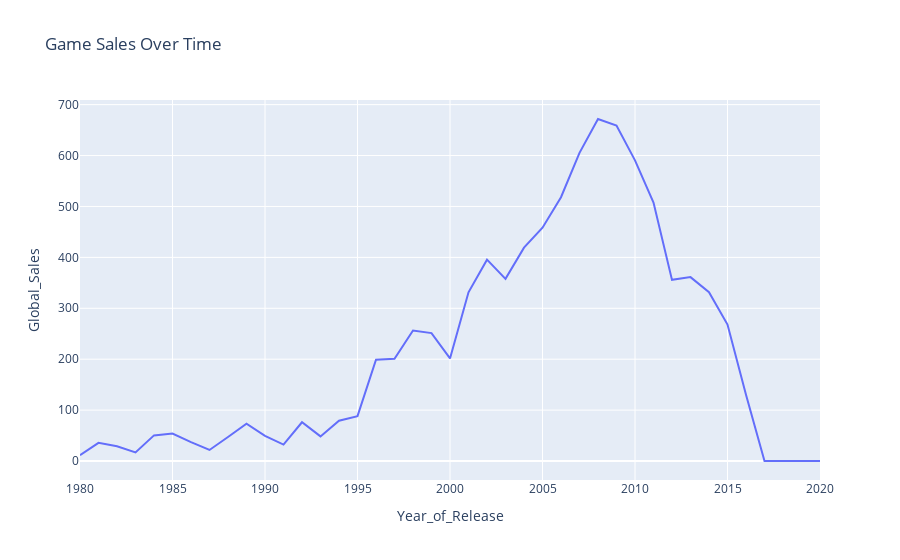
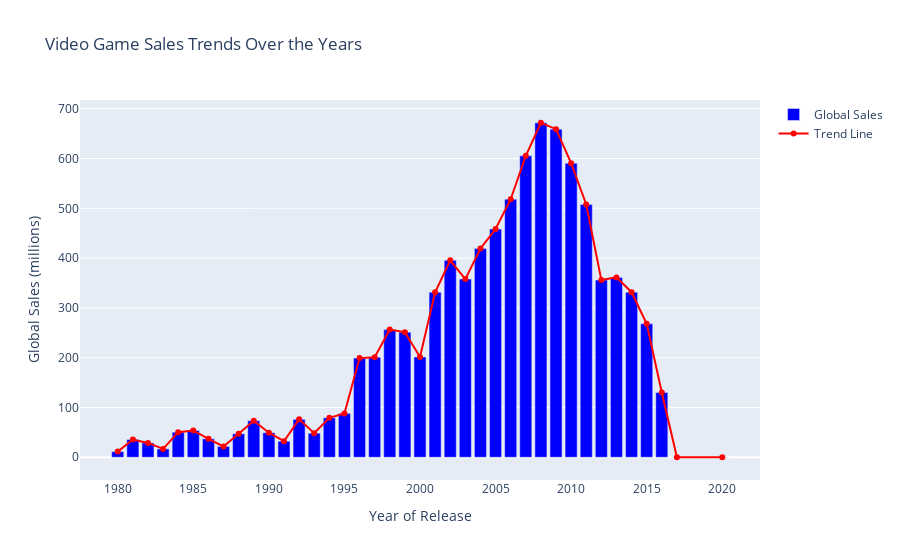

Source (notebook cell) for these figures, in order:
### Markdown cell above
# Video Game Sales Trend Over the Years

The line chart below illustrates the trend of video game sales over the years. This visualization helps in understanding the growth and fluctuations in the video game market over time.

## Key Insights:
- The chart shows the total sales for each year, highlighting periods of growth and decline.
- Peaks in the chart indicate years with significant sales, which could be due to the release of popular games or consoles.
- This information is useful for analyzing market trends, predicting future sales, and understanding the impact of major releases.

## Data Source:
The data used for this visualization is derived from the dataset, grouped by the `Year` column and summed up for the `Global_Sales` column.

## Visualization Details:
- **X-axis**: Years
- **Y-axis**: Total global sales
- **Line**: Represents the trend of sales over the years

This chart provides a clear view of the historical sales performance in the video game industry, helping stakeholders make informed decisions based on past trends.

### Code cell
# Group sales by year
yearly_sales = df.groupby("Year_of_Release")["Global_Sales"].sum().reset_index()

# Create a line chart
fig_yearly = px.line(
    yearly_sales, 
    x="Year_of_Release", 
    y="Global_Sales", 
    title="Game Sales Over Time"
)

fig_yearly.show()

# Create bar-line chart
fig_bar_line = go.Figure()

# Bar chart for global sales
fig_bar_line.add_trace(go.Bar(
    x=yearly_sales["Year_of_Release"], 
    y=yearly_sales["Global_Sales"], 
    name="Global Sales", 
    marker_color='blue'
))

# Line chart overlay
fig_bar_line.add_trace(go.Scatter(
    x=yearly_sales["Year_of_Release"], 
    y=yearly_sales["Global_Sales"], 
    name="Trend Line", 
    mode="lines+markers", 
    line=dict(color='red', width=2)
))

# Update layout
fig_bar_line.update_layout(
    title="Video Game Sales Trends Over the Years",
    xaxis_title="Year of Release",
    yaxis_title="Global Sales (millions)",
    barmode="overlay"
)

# Show plot
fig_bar_line.show()

### Figure 1 — Plotly figure (JSON) as saved in the notebook; plotly's stock layout.template omitted (floating-point values rounded to 4 significant figures)
{"data": [{"hovertemplate": "Year_of_Release=%{x}<br>Global_Sales=%{y}<extra></extra>", "legendgroup": "", "line": {"color": "#636efa", "dash": "solid"}, "marker": {"symbol": "circle"}, "mode": "lines", "name": "", "orientation": "v", "showlegend": false, "type": "scatter", "x": [1980.0, 1981.0, 1982.0, 1983.0, 1984.0, 1985.0, 1986.0, 1987.0, 1988.0, 1989.0, 1990.0, 1991.0, 1992.0, 1993.0, 1994.0, 1995.0, 1996.0, 1997.0, 1998.0, 1999.0, 2000.0, 2001.0, 2002.0, 2003.0, 2004.0, 2005.0, 2006.0, 2007.0, 2008.0, 2009.0, 2010.0, 2011.0, 2012.0, 2013.0, 2014.0, 2015.0, 2016.0, 2017.0, 2020.0], "xaxis": "x", "y": [11.38, 35.77, 28.86, 16.79, 50.36, 53.94, 37.07, 21.74, 47.22, 73.45, 49.39, 32.23, 76.17, 48.4, 79.18, 88.11, 199.2, 201.0, 256.4, 251.2, 201.6, 331.5, 395.5, 357.8, 419.1, 458.3, 518.2, 605.4, 671.8, 658.9, 590.6, 507.8, 355.8, 361.2, 331.5, 268.1, 130.1, 0.06, 0.29], "yaxis": "y"}], "layout": {"legend": {"tracegroupgap": 0}, "title": {"text": "Game Sales Over Time"}, "xaxis": {"anchor": "y", "domain": [0, 1], "title": {"text": "Year_of_Release"}}, "yaxis": {"anchor": "x", "domain": [0, 1], "title": {"text": "Global_Sales"}}}}

### Figure 2 — Plotly figure (JSON) as saved in the notebook; plotly's stock layout.template omitted (floating-point values rounded to 4 significant figures)
{"data": [{"marker": {"color": "blue"}, "name": "Global Sales", "type": "bar", "x": [1980.0, 1981.0, 1982.0, 1983.0, 1984.0, 1985.0, 1986.0, 1987.0, 1988.0, 1989.0, 1990.0, 1991.0, 1992.0, 1993.0, 1994.0, 1995.0, 1996.0, 1997.0, 1998.0, 1999.0, 2000.0, 2001.0, 2002.0, 2003.0, 2004.0, 2005.0, 2006.0, 2007.0, 2008.0, 2009.0, 2010.0, 2011.0, 2012.0, 2013.0, 2014.0, 2015.0, 2016.0, 2017.0, 2020.0], "y": [11.38, 35.77, 28.86, 16.79, 50.36, 53.94, 37.07, 21.74, 47.22, 73.45, 49.39, 32.23, 76.17, 48.4, 79.18, 88.11, 199.2, 201.0, 256.4, 251.2, 201.6, 331.5, 395.5, 357.8, 419.1, 458.3, 518.2, 605.4, 671.8, 658.9, 590.6, 507.8, 355.8, 361.2, 331.5, 268.1, 130.1, 0.06, 0.29]}, {"line": {"color": "red", "width": 2}, "mode": "lines+markers", "name": "Trend Line", "type": "scatter", "x": [1980.0, 1981.0, 1982.0, 1983.0, 1984.0, 1985.0, 1986.0, 1987.0, 1988.0, 1989.0, 1990.0, 1991.0, 1992.0, 1993.0, 1994.0, 1995.0, 1996.0, 1997.0, 1998.0, 1999.0, 2000.0, 2001.0, 2002.0, 2003.0, 2004.0, 2005.0, 2006.0, 2007.0, 2008.0, 2009.0, 2010.0, 2011.0, 2012.0, 2013.0, 2014.0, 2015.0, 2016.0, 2017.0, 2020.0], "y": [11.38, 35.77, 28.86, 16.79, 50.36, 53.94, 37.07, 21.74, 47.22, 73.45, 49.39, 32.23, 76.17, 48.4, 79.18, 88.11, 199.2, 201.0, 256.4, 251.2, 201.6, 331.5, 395.5, 357.8, 419.1, 458.3, 518.2, 605.4, 671.8, 658.9, 590.6, 507.8, 355.8, 361.2, 331.5, 268.1, 130.1, 0.06, 0.29]}], "layout": {"barmode": "overlay", "title": {"text": "Video Game Sales Trends Over the Years"}, "xaxis": {"title": {"text": "Year of Release"}}, "yaxis": {"title": {"text": "Global Sales (millions)"}}}}
